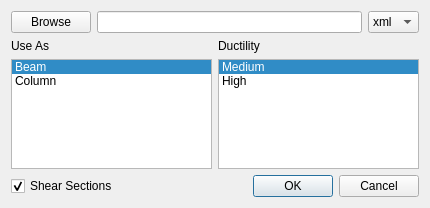
<?xml version="1.0" encoding="UTF-8"?>
<ui version="4.0">
 <class>xml_out</class>
 <widget class="QDialog" name="xml_out">
  <property name="geometry">
   <rect>
    <x>0</x>
    <y>0</y>
    <width>430</width>
    <height>208</height>
   </rect>
  </property>
  <property name="windowTitle">
   <string>Export Sections</string>
  </property>
  <layout class="QVBoxLayout" name="verticalLayout_3">
   <item>
    <layout class="QHBoxLayout" name="horizontalLayout">
     <item>
      <widget class="QPushButton" name="xml_button">
       <property name="text">
        <string>Browse</string>
       </property>
      </widget>
     </item>
     <item>
      <widget class="QLineEdit" name="xml_path_line"/>
     </item>
     <item>
      <widget class="QComboBox" name="extension_box">
       <item>
        <property name="text">
         <string>xml</string>
        </property>
       </item>
       <item>
        <property name="text">
         <string>xlsx</string>
        </property>
       </item>
      </widget>
     </item>
    </layout>
   </item>
   <item>
    <layout class="QHBoxLayout" name="horizontalLayout_2">
     <item>
      <layout class="QVBoxLayout" name="verticalLayout">
       <item>
        <widget class="QLabel" name="label">
         <property name="text">
          <string>Use As</string>
         </property>
        </widget>
       </item>
       <item>
        <widget class="QListWidget" name="use_as_list">
         <property name="selectionMode">
          <enum>QAbstractItemView::ExtendedSelection</enum>
         </property>
         <property name="currentRow">
          <number>0</number>
         </property>
         <item>
          <property name="text">
           <string>Beam</string>
          </property>
         </item>
         <item>
          <property name="text">
           <string>Column</string>
          </property>
         </item>
        </widget>
       </item>
      </layout>
     </item>
     <item>
      <layout class="QVBoxLayout" name="verticalLayout_2">
       <item>
        <widget class="QLabel" name="label_2">
         <property name="text">
          <string>Ductility</string>
         </property>
        </widget>
       </item>
       <item>
        <widget class="QListWidget" name="ductility_list">
         <property name="selectionMode">
          <enum>QAbstractItemView::ExtendedSelection</enum>
         </property>
         <property name="currentRow">
          <number>0</number>
         </property>
         <item>
          <property name="text">
           <string>Medium</string>
          </property>
         </item>
         <item>
          <property name="text">
           <string>High</string>
          </property>
         </item>
        </widget>
       </item>
      </layout>
     </item>
    </layout>
   </item>
   <item>
    <layout class="QHBoxLayout" name="horizontalLayout_3">
     <item>
      <widget class="QCheckBox" name="shear_section_checkbox">
       <property name="text">
        <string>Shear Sections</string>
       </property>
       <property name="checked">
        <bool>true</bool>
       </property>
      </widget>
     </item>
     <item>
      <spacer name="horizontalSpacer">
       <property name="orientation">
        <enum>Qt::Horizontal</enum>
       </property>
       <property name="sizeHint" stdset="0">
        <size>
         <width>40</width>
         <height>20</height>
        </size>
       </property>
      </spacer>
     </item>
     <item>
      <widget class="QDialogButtonBox" name="buttonBox">
       <property name="orientation">
        <enum>Qt::Horizontal</enum>
       </property>
       <property name="standardButtons">
        <set>QDialogButtonBox::Cancel|QDialogButtonBox::Ok</set>
       </property>
      </widget>
     </item>
    </layout>
   </item>
  </layout>
 </widget>
 <resources/>
 <connections>
  <connection>
   <sender>buttonBox</sender>
   <signal>accepted()</signal>
   <receiver>xml_out</receiver>
   <slot>accept()</slot>
   <hints>
    <hint type="sourcelabel">
     <x>248</x>
     <y>254</y>
    </hint>
    <hint type="destinationlabel">
     <x>157</x>
     <y>274</y>
    </hint>
   </hints>
  </connection>
  <connection>
   <sender>buttonBox</sender>
   <signal>rejected()</signal>
   <receiver>xml_out</receiver>
   <slot>reject()</slot>
   <hints>
    <hint type="sourcelabel">
     <x>316</x>
     <y>260</y>
    </hint>
    <hint type="destinationlabel">
     <x>286</x>
     <y>274</y>
    </hint>
   </hints>
  </connection>
 </connections>
</ui>
